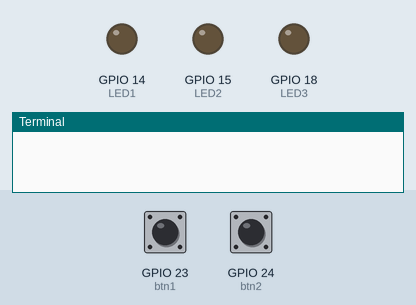
Simulated run of this program. Board: Raspberry Pi (BCM pin numbers). Parts: output pins drawn as LEDs (lit = HIGH), the last lines printed to the terminal. Inputs (shaded band) come from the test bench; at power-on: GPIO 23 (btn1) HIGH, GPIO 24 (btn2) HIGH.

Above: at 1.2 s.
1.3 s: GPIO 23 (btn1) pulled LOW for 0.15 s
At 1.7 s:
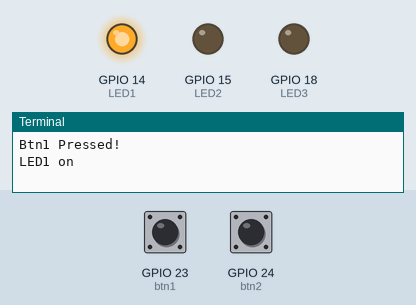
4.4 s: GPIO 24 (btn2) pulled LOW for 0.15 s
At 5.2 s:
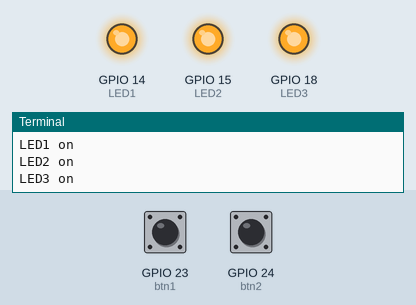
6.9 s: GPIO 23 (btn1) pulled LOW for 1 s
At 8.3 s:
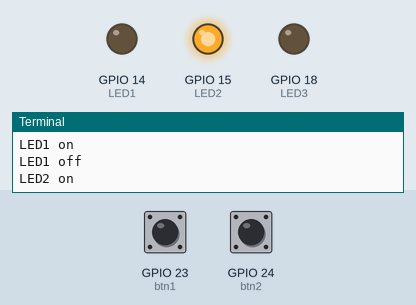
10.9 s: GPIO 23 (btn1) pulled LOW for 3.2 s
At 13.3 s:
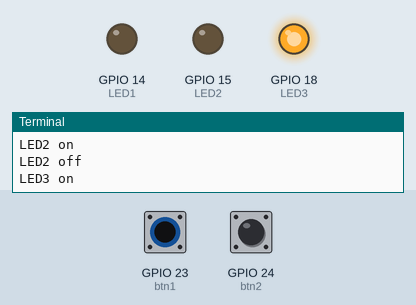
Timing chart, 0 to 14.9 s (numbered marks = the images above; inputs shaded):
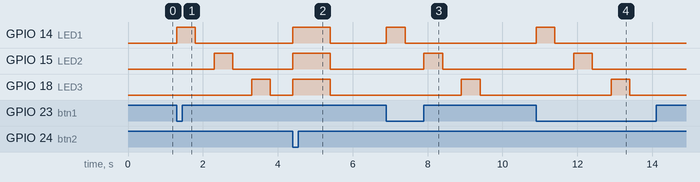

The program:

ex4.py
```python
from gpiozero import Button
from gpiozero import LED
from signal import pause
from time import sleep

LED1 = LED(14)
LED2 = LED(15)
LED3 = LED(18)
btn1 = Button(23)
btn2 = Button(24)

def press1():
    print("Btn1 Pressed!")
    LED1.on()
    print("LED1 on")
    sleep(0.5)
    LED1.off()
    print("LED1 off")
    sleep(0.5)
    LED2.on()
    print("LED2 on")
    sleep(0.5)
    LED2.off()
    print("LED2 off")
    sleep(0.5)
    LED3.on()
    print("LED3 on")
    sleep(0.5)
    LED3.off()
    print("LED3 off")
    sleep(0.5)

def release1():
    print("Btn1 Released!")

def press2():
    print("Btn2 Pressed!")
    LED1.on()
    print("LED1 on")
    LED2.on()
    print("LED2 on")
    LED3.on()
    print("LED3 on")
    sleep(1)
    LED1.off()
    print("LED1 off")
    LED2.off()
    print("LED2 off")
    LED3.off()
    print("LED3 off")
    sleep(1)

def release2():
    print("Btn2 Released!")


btn1.when_pressed = press1
btn1.when_released = release1
btn2.when_pressed = press2
btn2.when_released = release2

pause()
```

Measured:
- after the input at 1.3 s, GPIO 14 (LED1): LOW → HIGH at once, → LOW 0.50 s later; GPIO 15 (LED2): LOW → HIGH after 1.0 s, → LOW 0.50 s later; GPIO 18 (LED3): LOW → HIGH after 2.0 s, → LOW 0.50 s later
- after the input at 4.4 s, GPIO 14 (LED1), GPIO 15 (LED2), GPIO 18 (LED3): LOW → HIGH at once, → LOW 1.0 s later
- after the input at 6.9 s, GPIO 14 (LED1): LOW → HIGH at once, → LOW 0.50 s later; GPIO 15 (LED2): LOW → HIGH after 1.0 s, → LOW 0.50 s later; GPIO 18 (LED3): LOW → HIGH after 2.0 s, → LOW 0.50 s later
- after the input at 10.9 s, GPIO 14 (LED1): LOW → HIGH at once, → LOW 0.50 s later; GPIO 15 (LED2): LOW → HIGH after 1.0 s, → LOW 0.50 s later; GPIO 18 (LED3): LOW → HIGH after 2.0 s, → LOW 0.50 s later
